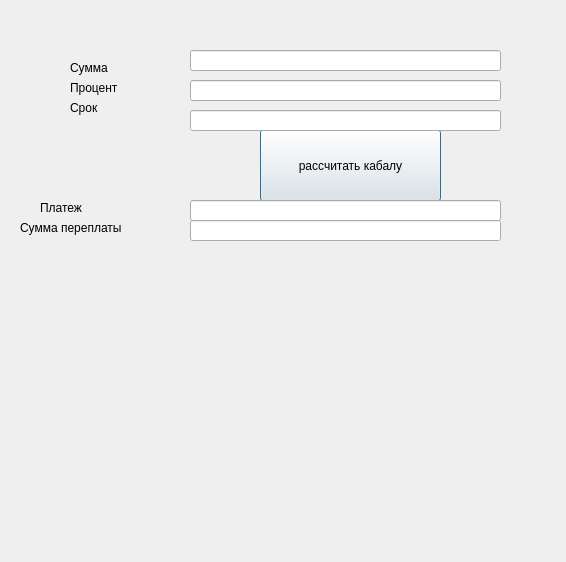
<?xml version="1.0" encoding="UTF-8"?>
<ui version="4.0">
 <class>credit</class>
 <widget class="QDialog" name="credit">
  <property name="geometry">
   <rect>
    <x>0</x>
    <y>0</y>
    <width>566</width>
    <height>562</height>
   </rect>
  </property>
  <property name="windowTitle">
   <string>Dialog</string>
  </property>
  <widget class="QPushButton" name="pushButton">
   <property name="geometry">
    <rect>
     <x>260</x>
     <y>130</y>
     <width>181</width>
     <height>71</height>
    </rect>
   </property>
   <property name="text">
    <string>рассчитать кабалу</string>
   </property>
  </widget>
  <widget class="QLineEdit" name="sum">
   <property name="geometry">
    <rect>
     <x>190</x>
     <y>50</y>
     <width>311</width>
     <height>21</height>
    </rect>
   </property>
  </widget>
  <widget class="QLineEdit" name="procent">
   <property name="geometry">
    <rect>
     <x>190</x>
     <y>80</y>
     <width>311</width>
     <height>21</height>
    </rect>
   </property>
  </widget>
  <widget class="QLineEdit" name="data">
   <property name="geometry">
    <rect>
     <x>190</x>
     <y>110</y>
     <width>311</width>
     <height>21</height>
    </rect>
   </property>
  </widget>
  <widget class="QLineEdit" name="result">
   <property name="geometry">
    <rect>
     <x>190</x>
     <y>200</y>
     <width>311</width>
     <height>21</height>
    </rect>
   </property>
  </widget>
  <widget class="QLineEdit" name="procent_res">
   <property name="geometry">
    <rect>
     <x>190</x>
     <y>220</y>
     <width>311</width>
     <height>21</height>
    </rect>
   </property>
  </widget>
  <widget class="QLabel" name="label">
   <property name="geometry">
    <rect>
     <x>20</x>
     <y>220</y>
     <width>121</width>
     <height>16</height>
    </rect>
   </property>
   <property name="text">
    <string>Сумма переплаты</string>
   </property>
  </widget>
  <widget class="QLabel" name="label_2">
   <property name="geometry">
    <rect>
     <x>40</x>
     <y>200</y>
     <width>58</width>
     <height>16</height>
    </rect>
   </property>
   <property name="text">
    <string>Платеж</string>
   </property>
  </widget>
  <widget class="QLabel" name="label_3">
   <property name="geometry">
    <rect>
     <x>70</x>
     <y>60</y>
     <width>58</width>
     <height>16</height>
    </rect>
   </property>
   <property name="text">
    <string>Сумма</string>
   </property>
  </widget>
  <widget class="QLabel" name="label_4">
   <property name="geometry">
    <rect>
     <x>70</x>
     <y>80</y>
     <width>58</width>
     <height>16</height>
    </rect>
   </property>
   <property name="text">
    <string>Процент</string>
   </property>
  </widget>
  <widget class="QLabel" name="label_5">
   <property name="geometry">
    <rect>
     <x>70</x>
     <y>100</y>
     <width>58</width>
     <height>16</height>
    </rect>
   </property>
   <property name="text">
    <string>Срок</string>
   </property>
  </widget>
  <widget class="QLabel" name="pic">
   <property name="geometry">
    <rect>
     <x>50</x>
     <y>240</y>
     <width>551</width>
     <height>321</height>
    </rect>
   </property>
   <property name="text">
    <string/>
   </property>
   <property name="pixmap">
    <pixmap>pic/1.png</pixmap>
   </property>
  </widget>
 </widget>
 <resources/>
 <connections/>
</ui>
